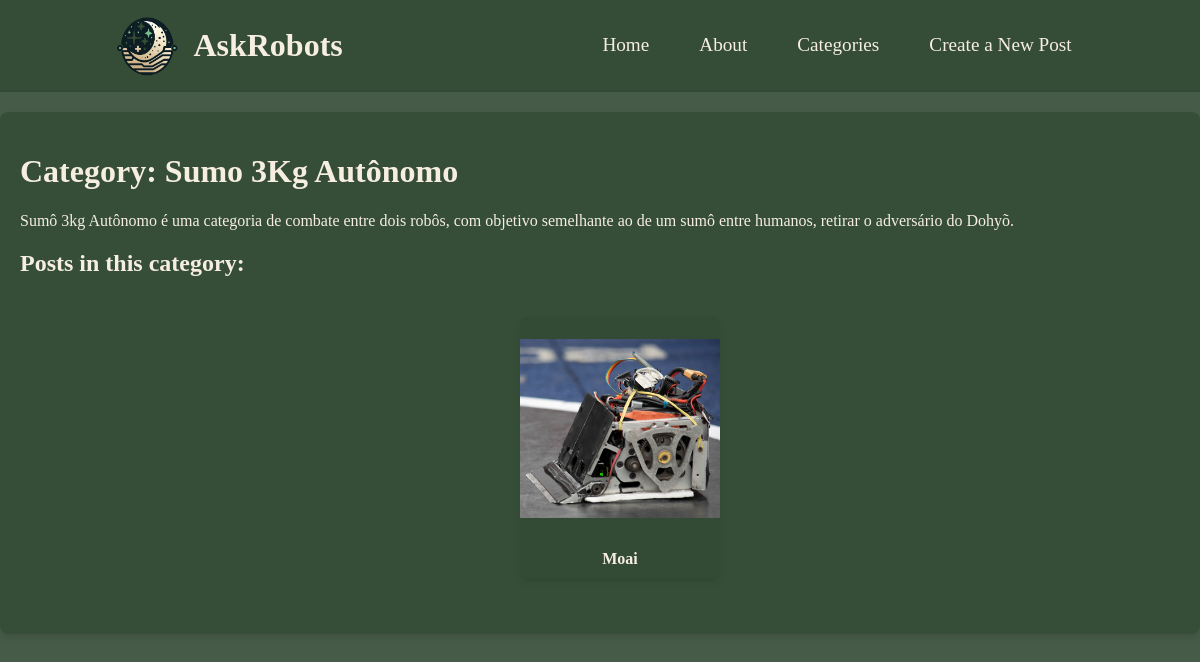
Page /category/1/ on the committed database.
### PostsRobots/models.py (models this page shows, shortened)
class Category(models.Model):
    name = models.CharField(max_length=100, unique=True)
    description = models.TextField(blank=True, null=True)

class Posts(models.Model):
    STATUS_CHOICES = [
        ('active', 'Ativo'),
        ('retired', 'Aposentado'),
        ('undefined', 'Indefinido'),
    ]
    title = models.CharField(max_length=100)
    categories = models.ManyToManyField(Category, related_name="posts")
    gold_trophies = models.IntegerField(default=0, help_text="Number of gold trophies")
    silver_trophies = models.IntegerField(default=0, help_text="Number of silver trophies")
    bronze_trophies = models.IntegerField(default=0, help_text="Number of bronze trophies")
    status = models.CharField(max_length=10, choices=STATUS_CHOICES, default='undefined')
    description = models.TextField()
    image = models.ImageField(upload_to='images/', blank=True, null=True)
    post_date = models.DateTimeField(auto_now_add=True)

### PostsRobots/views.py (the view)
# urls.py: path('category/<int:id>/', views.category_detail_view, name='category_detail')
def category_detail_view(request, id):
    category = get_object_or_404(Category, id=id)
    posts = category.posts.all()
    return render(request, 'PostsRobots/category_detail.html', {'category': category, 'posts': posts})

### PostsRobots/templates/PostsRobots/category_detail.html (shortened to what this page needs)
{% extends 'base.html' %}
{% block content %}
    <h1>Category: {{ category.name }}</h1>
    <p>{{ category.description }}</p>
    <h2>Posts in this category:</h2>
    <ul>
        <div class="post-list">
            {% for post in posts %}
                <div class="post-card">
                    <a href="{% url 'details' post.id %}" class="nav-link">
                        <img src="{{ post.image.url }}" alt="{{ post.title }}" class="post-image">
                    </a>
                    <p class="post-title">{{ post.title }}</p>
                </div>
            {% endfor %}
        </div>
    </ul>
{% endblock content %}

### PostsRobots/static/style.css (style rules this page uses)
body { font-family: 'Playfair Display', serif; margin: 0; padding: 0; background-color: rgba(51, 75, 53, 0.9); color: #f6eee1ff; }
.nav-link { font-size: 1.2em; color: #f6eee1ff; text-decoration: none; padding: 5px 15px; border-radius: 4px; transition: background-color 0.3s ease, color 0.3s ease; }
.post-list { display: flex; flex-wrap: wrap; justify-content: center; gap: 20px; padding: 20px; }
.post-card { background-color: #334b35ff; border-radius: 8px; box-shadow: 0 4px 6px rgba(0, 0, 0, 0.1); overflow: hidden; text-align: center; width: 200px; transition: transform 0.3s ease, box-shadow 0.3s ease; }
.post-image { width: 100%; height: auto; display: block; }
.post-title { font-size: 1em; font-weight: bold; color: #f6eee1ff; margin: 10px 0; }

### rows in the picture
Category: name "Sumo 3Kg Autônomo", description "Sumô 3kg Autônomo é uma categoria de combate entre dois robôs, com objetivo semelhante ao de um sumô entre humanos, retirar o adversário do Dohyõ."
Posts: image (picture), title "Moai"
